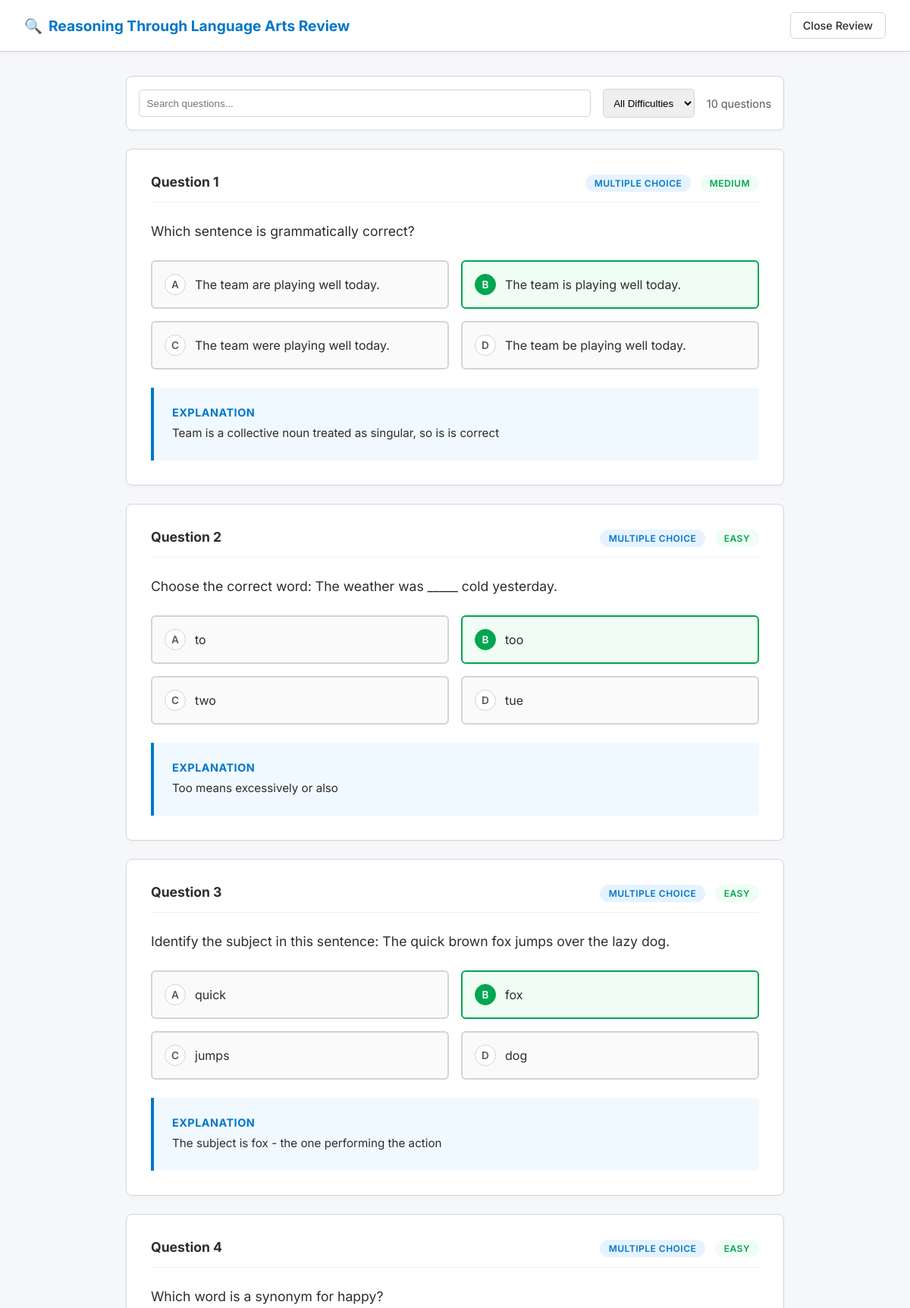
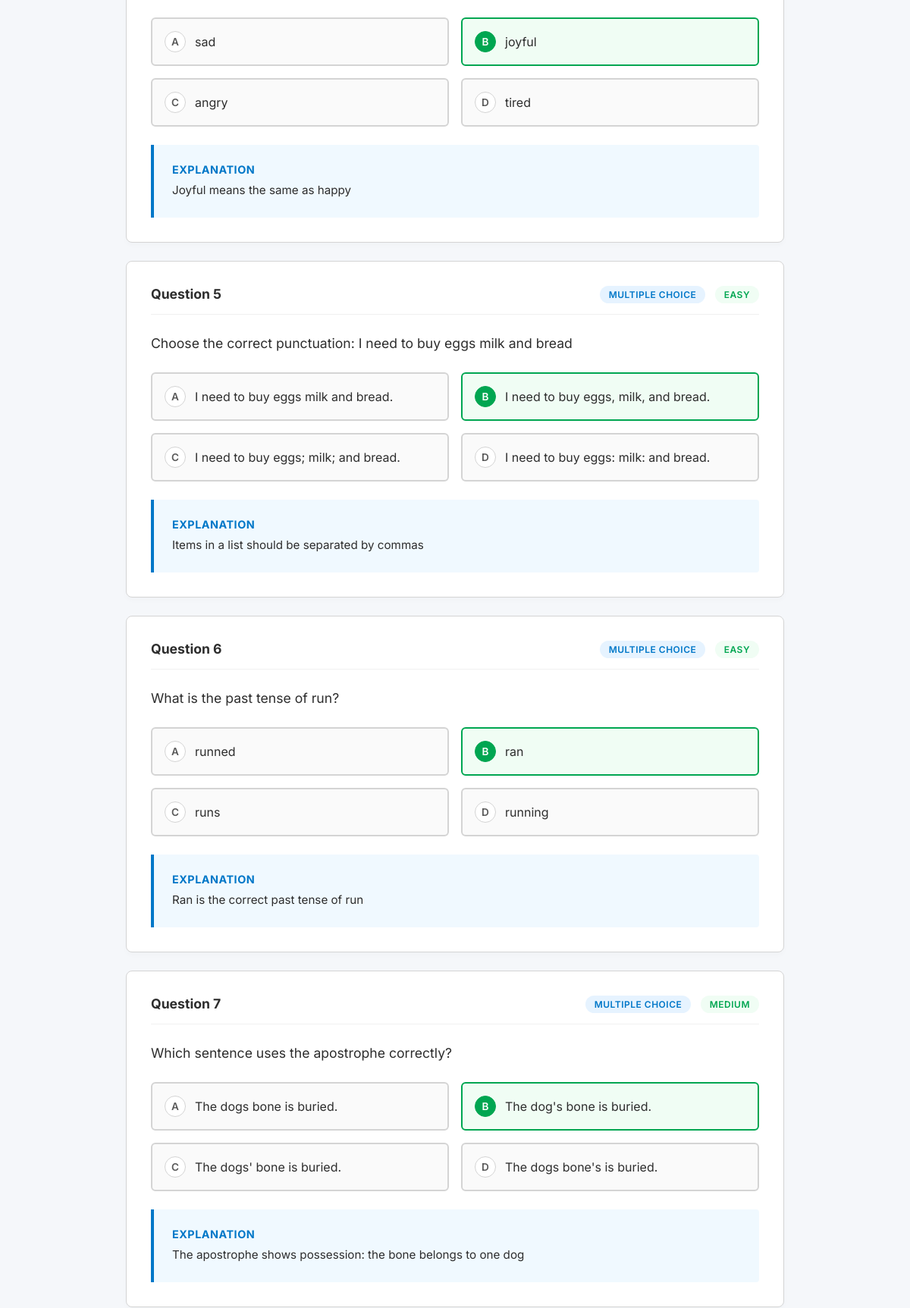
The page /student/review.php?subject=reasoning_language_arts (signed in, upper part) on the database its author committed (2 pictures, top to bottom).
### tables this page shows
CREATE TABLE `subjects` (
  `id` int(11) NOT NULL AUTO_INCREMENT,
  `name` varchar(100) NOT NULL,
  `code` varchar(20) NOT NULL,
  `duration_minutes` int(11) NOT NULL,
  `total_questions` int(11) NOT NULL,
  `description` text DEFAULT NULL,
  `is_active` tinyint(1) DEFAULT 1,
  `created_at` timestamp NOT NULL DEFAULT current_timestamp(),
  PRIMARY KEY (`id`),
  UNIQUE KEY `code` (`code`),
  KEY `idx_code` (`code`)
);

CREATE TABLE `questions` (
  `id` int(11) NOT NULL AUTO_INCREMENT,
  `subject_id` int(11) NOT NULL,
  `question_text` text NOT NULL,
  `option_a` text NOT NULL,
  `option_b` text NOT NULL,
  `option_c` text NOT NULL,
  `option_d` text NOT NULL,
  `correct_answer` text DEFAULT NULL,
  `explanation` text DEFAULT NULL,
  `difficulty` enum('easy','medium','hard') DEFAULT 'medium',
  `year` int(11) DEFAULT 2025,
  `is_active` tinyint(1) DEFAULT 1,
  `created_by` int(11) DEFAULT NULL,
  `created_at` timestamp NOT NULL DEFAULT current_timestamp(),
  `updated_at` timestamp NOT NULL DEFAULT current_timestamp() ON UPDATE current_timestamp(),
  `question_type` enum('multiple_choice','true_false','dropdown','drag_drop') DEFAULT 'multiple_choice',
  `answer_options` text DEFAULT NULL,
  `question_image_url` varchar(255) DEFAULT NULL,
  `explanation_image_url` varchar(255) DEFAULT NULL,
  PRIMARY KEY (`id`),
  KEY `created_by` (`created_by`),
  KEY `idx_subject` (`subject_id`),
  KEY `idx_year` (`year`),
  KEY `idx_difficulty` (`difficulty`),
  CONSTRAINT `questions_ibfk_1` FOREIGN KEY (`subject_id`) REFERENCES `subjects` (`id`) ON DELETE CASCADE,
  CONSTRAINT `questions_ibfk_2` FOREIGN KEY (`created_by`) REFERENCES `users` (`id`) ON DELETE SET NULL
);

### student/review.php (the view, shortened to what this page needs)
<?php
$subject = $_GET['subject'] ?? '';
try {
    $db = getDB();
    $subjectMap = [
        'math' => 'MATH',
        'mathematics' => 'MATH',
        'lang' => 'LANG',
        'language' => 'LANG',
        'rl' => 'LANG',
        'reasoning' => 'LANG',
        'language_arts' => 'LANG',
        'reasoning_language_arts' => 'LANG',
        'sci' => 'SCI',
        'science' => 'SCI',
        'soc' => 'SOC',
        'social' => 'SOC',
        'social_studies' => 'SOC'
    ];
    $slug = strtolower(preg_replace('/[^a-z0-9_]/', '', $subject));
    $subjectCode = $subjectMap[$slug] ?? strtoupper($subject);
    $stmt = $db->prepare("SELECT * FROM subjects WHERE code = ?");
    $stmt->execute([$subjectCode]);
    $subjectInfo = $stmt->fetch();
    $stmt = $db->prepare("SELECT * FROM questions WHERE subject_id = ? AND is_active = TRUE ORDER BY id");
    $stmt->execute([$subjectInfo['id']]);
    $questions = $stmt->fetchAll(PDO::FETCH_ASSOC);
} catch (Exception $e) {
    header('Location: dashboard.php');
    exit;
}
?>
<!DOCTYPE html>
<html lang="en">
<head>
    <link rel="stylesheet" href="https://cdn.jsdelivr.net/npm/katex@0.16.9/dist/katex.min.css">
</head>
<body>
    <header class="header">
        <div class="logo"><span>🔍</span> <?php echo htmlspecialchars($subjectInfo['name']); ?> Review</div>
        <a href="dashboard.php" class="btn-exit">Close Review</a>
    </header>
    <div class="container">
        <div class="filter-bar">
            <input type="text" id="searchInput" placeholder="Search questions..." onkeyup="filterQuestions()">
            <select id="difficultyFilter" onchange="filterQuestions()">
                <option value="">All Difficulties</option>
            </select>
            <div style="font-size:0.9rem;color:var(--text-muted);margin-left:auto" id="countDisplay">
                <?php echo count($questions); ?> questions
            </div>
        </div>
        <div id="questionsList">
            <?php foreach ($questions as $i => $q):
                $type = $q['question_type'] ?? 'multiple_choice';
                ?>
                <div class="question-card"
                    data-question="<?php echo htmlspecialchars(strtolower(strip_tags($q['question_text']))); ?>"
                    data-difficulty="<?php echo $q['difficulty'] ?? 'medium'; ?>">
                    <div class="q-header">
                        <span class="q-number">Question <?php echo $i + 1; ?></span>
                        <div>
                            <span class="badge badge-type"><?php echo ucfirst(str_replace('_', ' ', $type)); ?></span>
                            <span class="badge badge-diff"><?php echo ucfirst($q['difficulty'] ?? 'medium'); ?></span>
                        </div>
                    </div>
                    <div class="q-text">
                        <?php
                        $text = $q['question_text'];
                        echo $text;
                        ?>
                    </div>
                    <?php if ($type === 'multiple_choice'): ?>
                        <div class="options-grid">
                            <?php foreach (['A', 'B', 'C', 'D'] as $opt):
                                $isCorrect = ($q['correct_answer'] === $opt); ?>
                                <div class="option <?php echo $isCorrect ? 'correct' : ''; ?>">
                                    <span class="option-label"><?php echo $opt; ?></span>
                                    <span><?php echo htmlspecialchars($q['option_' . strtolower($opt)]); ?></span>
                                </div>
                            <?php endforeach; ?>
                        </div>
                    <?php endif; ?>
                    <?php if (!empty($q['explanation'])): ?>
                        <div class="explanation">
                            <h4>Explanation</h4>
                            <p><?php echo $q['explanation']; ?></p>
                        </div>
                    <?php endif; ?>
                </div>
            <?php endforeach; ?>
        </div>
    </div>
</body>
</html>

### student/review.php (style rules this page uses)
:root { --primary: #0077c8; --secondary: #00a651; --bg: #f5f7fa; --surface: #ffffff; --text-main: #2d2d2d; --text-muted: #595959; --border: #d4d4d4; }
* { margin: 0; padding: 0; box-sizing: border-box }
body { font-family: 'Inter', sans-serif; background: var(--bg); color: var(--text-main); min-height: 100vh; }
.header { background: var(--surface); padding: 1rem 2rem; display: flex; justify-content: space-between; align-items: center; border-bottom: 1px solid var(--border); box-shadow: 0 2px 4px rgba(0, 0, 0, 0.05); position: sticky; top: 0; z-index: 100; }
.logo { font-weight: 700; color: var(--primary); font-size: 1.2rem; display: flex; align-items: center; gap: 0.5rem; }
.btn-exit { padding: 0.5rem 1rem; border: 1px solid var(--border); background: #fff; border-radius: 6px; text-decoration: none; color: var(--text-main); font-weight: 500; font-size: 0.9rem; transition: background 0.2s; }
.container { max-width: 900px; margin: 2rem auto; padding: 0 1rem; }
.filter-bar { background: var(--surface); padding: 1rem; border-radius: 8px; margin-bottom: 1.5rem; display: flex; gap: 1rem; flex-wrap: wrap; align-items: center; border: 1px solid var(--border); box-shadow: 0 2px 4px rgba(0, 0, 0, 0.02); }
.filter-bar input { flex: 1; padding: 0.6rem; border: 1px solid var(--border); border-radius: 5px; min-width: 200px; }
.filter-bar select { padding: 0.6rem; border: 1px solid var(--border); border-radius: 5px; }
.question-card { background: var(--surface); border-radius: 8px; padding: 2rem; margin-bottom: 1.5rem; border: 1px solid var(--border); box-shadow: 0 4px 6px rgba(0, 0, 0, 0.02); }
.q-header { display: flex; justify-content: space-between; align-items: center; margin-bottom: 1.5rem; padding-bottom: 1rem; border-bottom: 1px solid #f0f0f0; }
.q-number { font-weight: 700; color: var(--text-main); font-size: 1.1rem; }
.badge { font-size: 0.75rem; padding: 0.25rem 0.75rem; border-radius: 20px; font-weight: 600; text-transform: uppercase; letter-spacing: 0.5px; }
.badge-type { background: #e6f3ff; color: var(--primary); }
.badge-diff { background: #f0fdf4; color: var(--secondary); margin-left: 0.5rem; }
.q-text { font-size: 1.1rem; color: var(--text-main); line-height: 1.6; margin-bottom: 1.5rem; }
.options-grid { display: grid; grid-template-columns: repeat(2, 1fr); gap: 1rem; margin-bottom: 1.5rem; }
.option { padding: 1rem; border: 2px solid var(--border); border-radius: 6px; display: flex; align-items: center; gap: 0.75rem; background: #fafafa; }
.option-label { width: 28px; height: 28px; background: #fff; border: 1px solid var(--border); border-radius: 50%; display: flex; align-items: center; justify-content: center; font-weight: 600; font-size: 0.85rem; color: var(--text-muted); }
.option.correct { border-color: var(--secondary); background: #f0fdf4; }
.option.correct .option-label { background: var(--secondary); color: white; border-color: var(--secondary); }
.explanation { background: #f0f9ff; border-left: 4px solid var(--primary); padding: 1.5rem; border-radius: 0 4px 4px 0; }
.explanation h4 { color: var(--primary); margin-bottom: 0.5rem; font-size: 0.9rem; text-transform: uppercase; letter-spacing: 0.5px; }
.explanation p { color: var(--text-main); font-size: 0.95rem; line-height: 1.5; }

### rows shown on the page
subjects: name "Reasoning Through Language Arts"
questions: question_type "MULTIPLE CHOICE", difficulty "MEDIUM", question_text "Which sentence is grammatically correct?", opt "A", option_a "The team are playing well today.", opt "B", option_b "The team is playing well today.", opt "C", option_c "The team were playing well today.", opt "D", option_d "The team be playing well today.", explanation "Team is a collective noun treated as singular, so is is correct"
questions: question_type "MULTIPLE CHOICE", difficulty "EASY", question_text "Choose the correct word: The weather was _____ cold yesterday.", opt "A", option_a "to", opt "B", option_b "too", opt "C", option_c "two", opt "D", option_d "tue", explanation "Too means excessively or also"
questions: question_type "MULTIPLE CHOICE", difficulty "EASY", question_text "Identify the subject in this sentence: The quick brown fox jumps over the lazy dog.", opt "A", option_a "quick", opt "B", option_b "fox", opt "C", option_c "jumps", opt "D", option_d "dog", explanation "The subject is fox - the one performing the action"
questions: question_type "MULTIPLE CHOICE", difficulty "EASY", question_text "Which word is a synonym for happy?", opt "A", option_a "sad", opt "B", option_b "joyful", opt "C", option_c "angry", opt "D", option_d "tired", explanation "Joyful means the same as happy"
questions: question_type "MULTIPLE CHOICE", difficulty "EASY", question_text "Choose the correct punctuation: I need to buy eggs milk and bread", opt "A", option_a "I need to buy eggs milk and bread.", opt "B", option_b "I need to buy eggs, milk, and bread.", opt "C", option_c "I need to buy eggs; milk; and bread.", opt "D", option_d "I need to buy eggs: milk: and bread.", explanation "Items in a list should be separated by commas"
questions: question_type "MULTIPLE CHOICE", difficulty "EASY", question_text "What is the past tense of run?", opt "A", option_a "runned", opt "B", option_b "ran", opt "C", option_c "runs", opt "D", option_d "running", explanation "Ran is the correct past tense of run"
questions: question_type "MULTIPLE CHOICE", difficulty "MEDIUM", question_text "Which sentence uses the apostrophe correctly?", opt "A", option_a "The dogs bone is buried.", opt "B", option_b "The dog's bone is buried.", opt "C", option_c "The dogs' bone is buried.", opt "D", option_d "The dogs bone's is buried.", explanation "The apostrophe shows possession: the bone belongs to one dog"

### other values the page prints
count($questions) "10"
